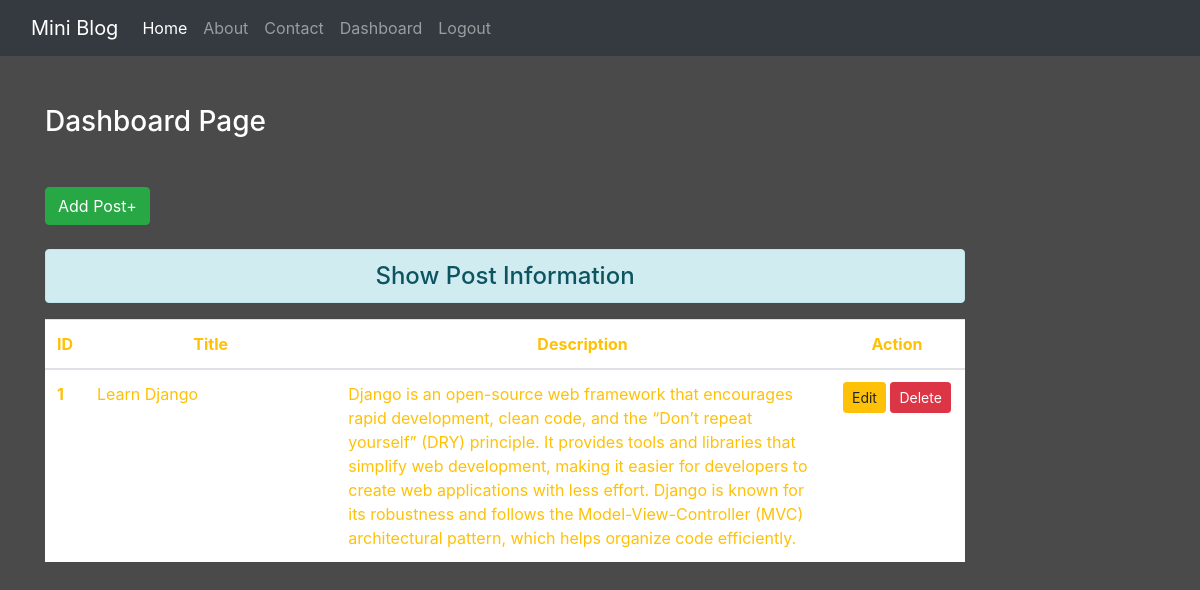
Before: /dashboard/ (signed in) with the older database file.
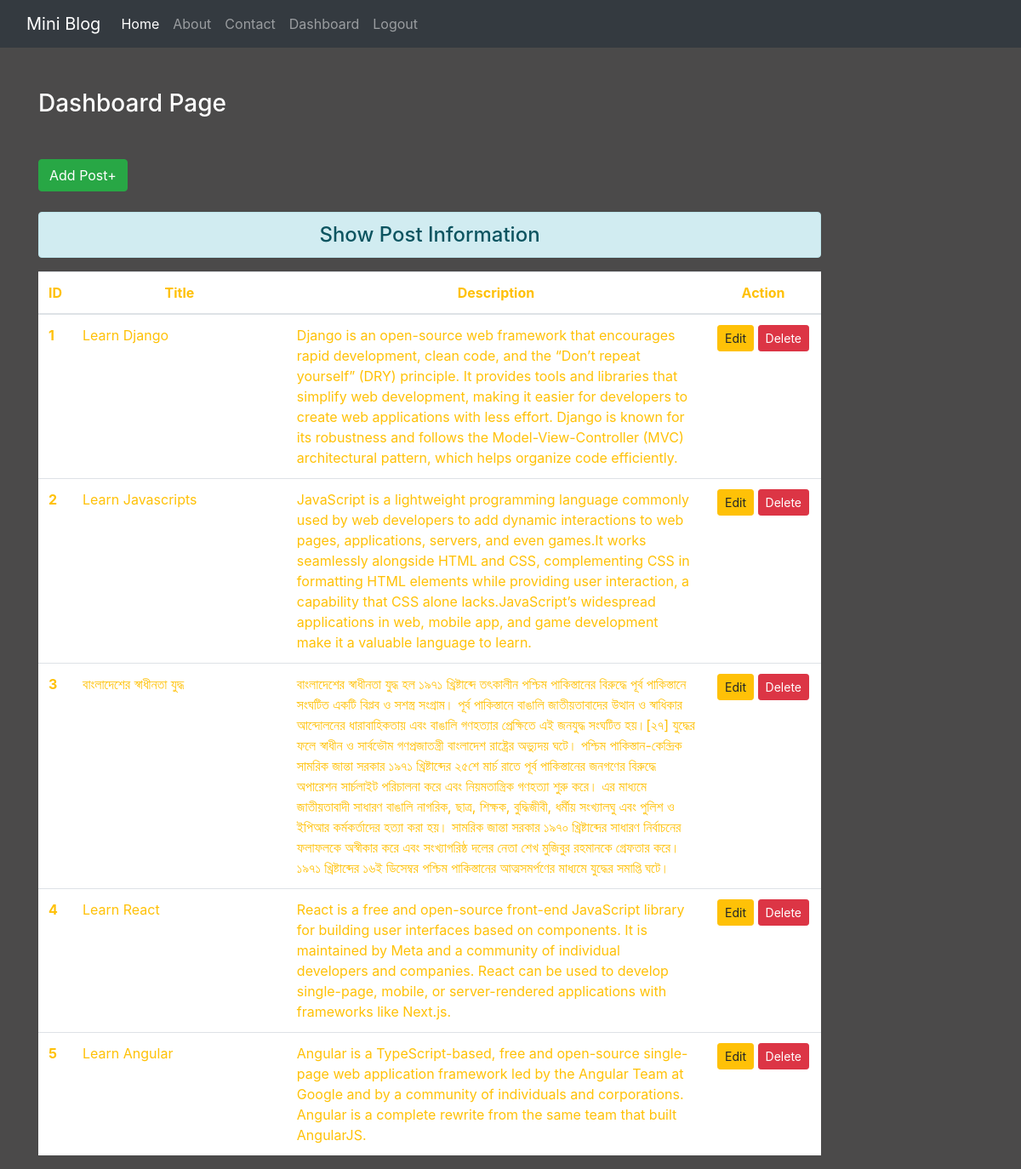
After: the same page with the newer database file.
### blog_app/models.py (models this page shows)
class Post(models.Model):
    title = models.CharField(max_length = 150)
    desc = models.TextField()

### blog_app/views.py (the view)
# urls.py: path('dashboard/', views.dasboard, name='dashboard'),
def dasboard(request):
    if request.user.is_authenticated:
        posts = Post.objects.all()
        user = request.user
        full_name = user.get_full_name()
        return render(request, 'blog_app/dashboard.html',{'posts':posts,'full_name':full_name})
    else:
        return HttpResponseRedirect('/login/')

### templates/blog_app/dashboard.html (shortened to what this page needs)
{% extends "blog_app/base.html" %}
{% block content %}
<div class="col-sm-10">
    <h3 class="text-white my-5">Dashboard Page</h3>
    <a href="{% url 'addpost'%}" class="btn btn-success">Add Post+</a>
    <h4 class="text-center alert alert-info mt-4">Show Post Information</h4>
    {% if posts %}
    <table class="table table-hover bg-white">
        <thead>
            <tr class="text-center text-warning">
                <th scope="col" style="width:2%">ID</th>
                <th scope="col" style="width:28%">Title</th>
                <th scope="col" style="width:55%">Description</th>
                <th scope="col" style="width:15%">Action</th>
            </tr>
        </thead>
        <tbody>
            {% for post in posts %}
                <tr class="text-warning">
                    <th scope="row">{{post.id}}</th>
                    <td>{{post.title}}</td>
                    <td>{{post.desc}}</td>
                    <td class="text-center">
                        <a href="{% url 'updatepost' post.id%}" class="btn btn-warning btn-sm">Edit</a>
                            <form action="{% url 'deletepost' post.id %}" method="post" class="d-inline">
                                <input type="submit" class="btn btn-danger btn-sm" value="Delete">
                            </form>
                    </td>
                </tr>
            {% endfor %}
        </tbody>
    </table>
    {% else %}
    <h4 class="text-center alert alert-warning">No Records</h4>
    {% endif %}
</div>
{% endblock content %}

Changed rows visible on the page:
added Post: id "2", title "Learn Javascripts", desc "JavaScript is a lightweight programming language commonly used by web developers to add dynamic interactions to web pages, applications, servers, and even games.It works seamlessly alongside HTML and CSS, complementing CSS in formatting HTML elements while providing user interaction, a capability that CSS alone lacks.JavaScript’s widespread applications in web, mobile app, and game development make it a valuable language to learn."
added Post: id "3", title "বাংলাদেশের স্বাধীনতা যুদ্ধ", desc "বাংলাদেশের স্বাধীনতা যুদ্ধ হল ১৯৭১ খ্রিষ্টাব্দে তৎকালীন পশ্চিম পাকিস্তানের বিরুদ্ধে পূর্ব পাকিস্তানে সংঘটিত একটি বিপ্লব ও সশস্ত্র সংগ্রাম। পূর্ব পাকিস্তানে বাঙালি জাতীয়তাবাদের উত্থান ও স্বাধিকার আন্দোলনের ধারাবাহিকতায় এবং বাঙালি গণহত্যার প্রেক্ষিতে এই জনযুদ্ধ সংঘটিত হয়।[২৭] যুদ্ধের ফলে স্বাধীন ও সার্বভৌম গণপ্রজাতন্ত্রী বাংলাদেশ রাষ্ট্রের অভ্যুদয় ঘটে। পশ্চিম পাকিস্তান-কেন্দ্রিক সামরিক জান্তা সরকার ১৯৭১ খ্রিষ্টাব্দের ২৫শে মার্চ রাতে পূর্ব পাকিস্তানের জনগণের বিরুদ্ধে অপারেশন সার্চলাইট পরিচালনা করে এবং নিয়মতান্ত্রিক গণহত্যা শুরু করে। এর মাধ্যমে জাতীয়তাবাদী সাধারণ বাঙালি নাগরিক, ছাত্র, শিক্ষক, বুদ্ধিজীবী, ধর্মীয় সংখ্যালঘু এবং পুলিশ ও ইপিআর কর্মকর্তাদের হত্যা করা হয়। সামরিক জান্তা সরকার…"
added Post: id "4", title "Learn React", desc "React is a free and open-source front-end JavaScript library for building user interfaces based on components. It is maintained by Meta and a community of individual developers and companies. React can be used to develop single-page, mobile, or server-rendered applications with frameworks like Next.js."
added Post: id "5", title "Learn Angular", desc "Angular is a TypeScript-based, free and open-source single-page web application framework led by the Angular Team at Google and by a community of individuals and corporations. Angular is a complete rewrite from the same team that built AngularJS."
